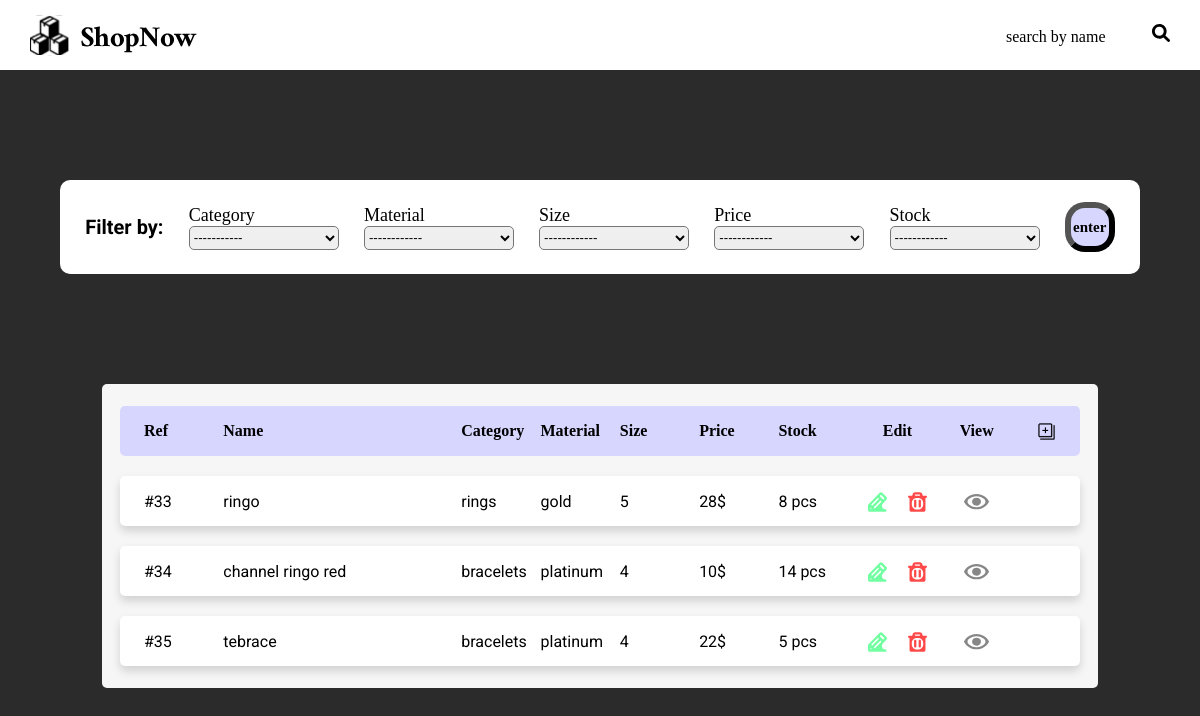
The app's page /shopnow/index.php with its own data.
### tables this page shows
CREATE TABLE `shopnowdb` (
  `Ref` int(10) NOT NULL,
  `Name` varchar(100) NOT NULL,
  `Category` enum('','rings','bracelets','necklaces') NOT NULL,
  `Material` enum('------------','silver','gold','platinum','diamond') NOT NULL,
  `Size` enum('------------','4','5','7') NOT NULL,
  `Price` int(20) NOT NULL,
  `Stock` int(10) NOT NULL,
  `img` varchar(100) NOT NULL
);

### shopnow/index.php (the view, shortened to what this page needs)
<?php
    include_once 'includes/dbhandler.php';
?>
<?php
    $display_all_products = "SELECT * FROM shopnowdb;";
    $result = mysqli_query($conn, $display_all_products);
?>
<!DOCTYPE html>
<html lang="en">
<head>
    <link rel="stylesheet" href="style.css">
</head>
<body style="background-color: rgb(43, 43, 43);">
    <section class="navbar">
        <img class="logo" src="./icons/logo.svg" alt="">
        <div class="searching">
            <form action="">
                <input id="search-input" style="outline:none;"  placeholder="search by name"></input>
                <label for="search-input">
                    <img id="magnifying-glass" src="icons/magnifying-glass-solid.svg" alt="">
                </label>
            </form>
        </div>
    </section>
    <form class="form-filter">
        <div class="filter">
            <p class="filter-text">Filter by:</p>
            <div class="justify-filter">
                <label for="Category">Category</label>
                <select name="Category" id="Category" >
                    <option value="nothing">-----------</option>
                </select>
            </div>
            <div class="justify-filter">
                <label for="Material">Material</label>
                <select name="Material" id="Material" >
                    <option value="nothing">------------</option>
                </select>
            </div>
            <div class="justify-filter">
                <label for="Size">Size</label>
                <select name="Size" id="Size" >
                    <option value="nothing">------------</option>
                </select>
            </div>
            <div class="justify-filter">
                <label for="Price">Price</label>
                <select name="Price" id="Price" >
                    <option value="nothing">------------</option>
                </select>
            </div>
            <div class="justify-filter">
                <label for="Stock">Stock</label>
                <select name="Stock" id="Stock">
                    <option value="nothing">------------</option>
                </select>
            </div>
            <button class="filter-button" type="submit">enter</button>
        </div>
    </form>
    <section style="display: flex; justify-content: center;margin-block: 110px;">
        <div class="products-container">
            <div class="products-infos">
                <p>Ref</p>
                <p>Name</p>
                <p class="removable">Category</p>
                <p class="removable">Material</p>
                <p class="removable">Size</p>
                <p class="removable">Price</p>
                <p class="removable">Stock</p>
                <p style="justify-self: center;">Edit</p>
                <p style="justify-self: center;">View</p>
                <img class="add" style="width: 19px; justify-self: end;" src="./icons/bouton-ajouter.png" alt="">
            </div>
            <?php while($product = mysqli_fetch_assoc($result)):?>
            <div class="products">
                <p>#<?= $product['Ref'] ?></p>
                <p class="p-name"><?= $product['Name'] ?></p>
                <p class="removable"><?= $product['Category'] ?></p>
                <p class="removable"><?= $product['Material'] ?></p>
                <p class="removable"><?= $product['Size'] ?></p>
                <p class="removable"><?= $product['Price'] ?>$</p>
                <p class="removable"><?= $product['Stock'] ?> pcs</p>
                <img class="edit" src="./icons/edit.svg"
                data-ref="<?= $product['Ref'] ?>"
                data-name="<?= $product['Name'] ?>"
                data-category="<?= $product['Category'] ?>"
                data-material="<?= $product['Material'] ?>"
                data-size="<?= $product['Size'] ?>"
                data-price="<?= $product['Price'] ?>"
                data-stock="<?= $product['Stock'] ?>"
                data-img="<?= $product['img'] ?>"
                alt="">
                <form  style="display: flex; justify-content: center;" action="delete.product.php" method="post">
                    <button class="submit-delete" type="submit" >
                        <img class="delete" src="./icons/delete.svg" alt="">
                    </button>
                </form>
                <img class="view" src="./icons/view.svg"
                data-ref="<?= $product['Ref'] ?>"
                data-name="<?= $product['Name'] ?>"
                data-category="<?= $product['Category'] ?>"
                data-material="<?= $product['Material'] ?>"
                data-size="<?= $product['Size'] ?>"
                data-price="<?= $product['Price'] ?>"
                data-stock="<?= $product['Stock'] ?>"
                data-img="<?= $product['img'] ?>"
                alt="view item">
            </div>
            <?php endwhile;?>
        </div>
    </section>
</body>
</html>

### shopnow/style.css (style rules this page uses)
body { margin: 0px; }
.navbar { display: flex; align-items: center; background-color: white; height: 70px; width: 100%; justify-content: space-between; }
.logo { height: 42px; margin-left: 30px; }
.searching { display: flex; align-items: center; margin-right: 30px; }
.searching input::placeholder { font-family: saira semicondensed; color: black; font-weight: 100; font-size: 16px; }
.searching input { border: 0px; width: 140px; }
#magnifying-glass { height :18px; }
.filter { display: flex; justify-content: space-evenly; margin-top: 110px; background-color: white; height: 94px; width: 90%; border-radius: 10px; align-items: center; }
.filter { font-family: 'Roboto', sans-serif; font-weight: 700; font-size: 20px; }
.filter label { font-family: saira semicondensed; font-size: 18px; font-weight: 400; }
.filter select { width: 150px; height: 24px; border-radius: 5px; }
.justify-filter { display: flex; flex-direction: column; }
.products-container { display: flex; flex-direction: column; background-color: #f6f6f6; border-radius: 5px; padding: 22px 18px; row-gap: 20px; width: 80%; }
.products-infos { height: 50px; padding-left: 24px; padding-right: 24px; background-color: #D7D6FF; border-radius: 5px; align-items: center; display: grid; grid-template-columns: 1fr 3fr repeat(7, 1fr) 0.5fr; font-family: saira semicondensed; font-weight: 700; font-size: 16px; }
.products { height: 50px; padding-left: 24px; padding-right: 24px; background-color: white; border-radius: 5px; align-items: center; display: grid; grid-template-columns: 1fr 3fr repeat(5, 1fr) 0.5fr 0.5fr 1fr 0.5fr; box-shadow: 0px 5px 10px rgba(0, 0, 0, 0.151); font-family: 'roboto',sans-serif; font-size: 16px; }
.products img { justify-self: center; }
.form-filter { display: flex; justify-content: center; }
.submit-delete { width: 20px; display: flex; justify-content: center; border: none; background-color: transparent; }
.filter-button { font-family: saira semicondensed; font-size: 15px; font-weight: bold; display: flex; justify-content: center; align-items: center; border-radius: 20px; height: 50px; width: 50px; border-width: 6px; background-color: #D7D6FF; }

### records on screen
shopnowdb: Ref "33", Name "ringo", Category "rings", Material "gold", Size "5", Price "28", Stock "8"
shopnowdb: Ref "34", Name "channel ringo red", Category "bracelets", Material "platinum", Size "4", Price "10", Stock "14"
shopnowdb: Ref "35", Name "tebrace", Category "bracelets", Material "platinum", Size "4", Price "22", Stock "5"
